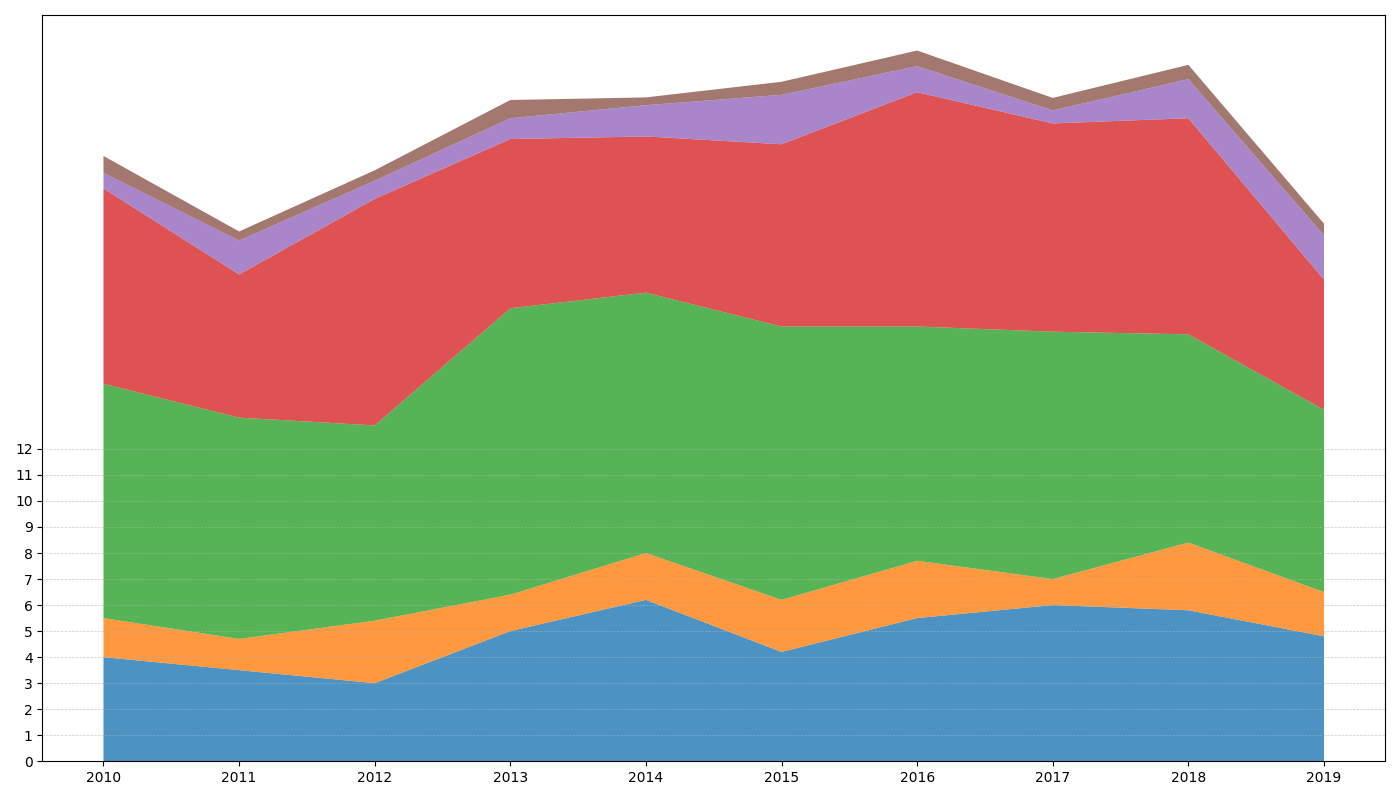

This figure's Python source:
import matplotlib.pyplot as plt
import numpy as np

years = np.arange(2010, 2020)

north_america = np.array([4, 3.5, 3, 5, 6.2, 4.2, 5.5, 6, 5.8, 4.8])
south_america = np.array([1.5, 1.2, 2.4, 1.4, 1.8, 2, 2.2, 1, 2.6, 1.7])
europe = np.array([9, 8.5, 7.5, 11, 10, 10.5, 9, 9.5, 8, 7])
asia = np.array([7.5, 5.5, 8.7, 6.5, 6, 7, 9, 8, 8.3, 5])
africa = np.array([0.6, 1.3, 0.7, 0.8, 1.2, 1.9, 1, 0.5, 1.5, 1.7])
oceania = np.array([0.65, 0.35, 0.4, 0.7, 0.3, 0.5, 0.6, 0.48, 0.55, 0.45])

tourism_data = np.vstack([north_america, south_america, europe, asia, africa, oceania])

fig, ax = plt.subplots(figsize=(14, 8))

colors = ['#1f77b4', '#ff7f0e', '#2ca02c', '#d62728', '#9467bd', '#8c564b']

ax.stackplot(years, tourism_data, colors=colors, alpha=0.8)

ax.set_xticks(years)
ax.set_yticks(np.arange(0, 13, 1))
ax.yaxis.grid(True, linestyle='--', linewidth=0.5, alpha=0.7)

plt.tight_layout()
plt.show()
